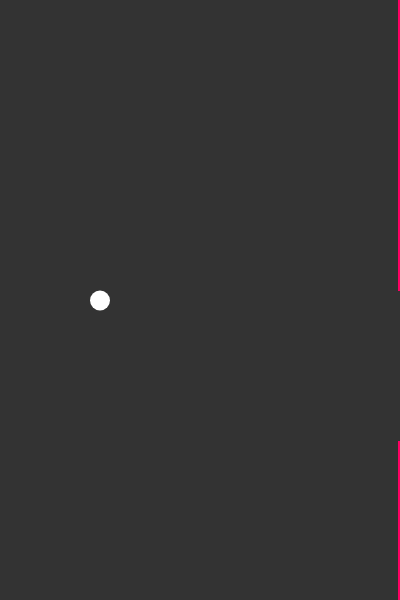
Frame 1 (no input)
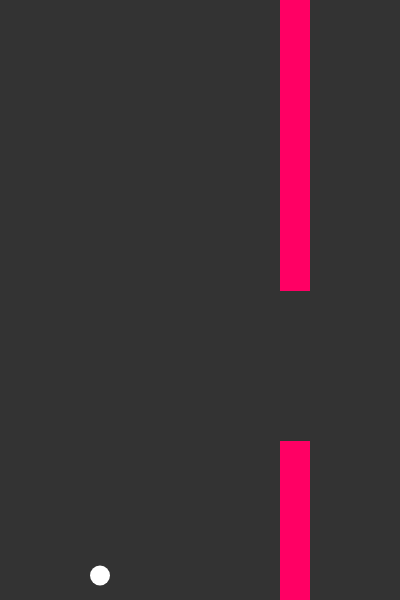
Frame 60 (no input)
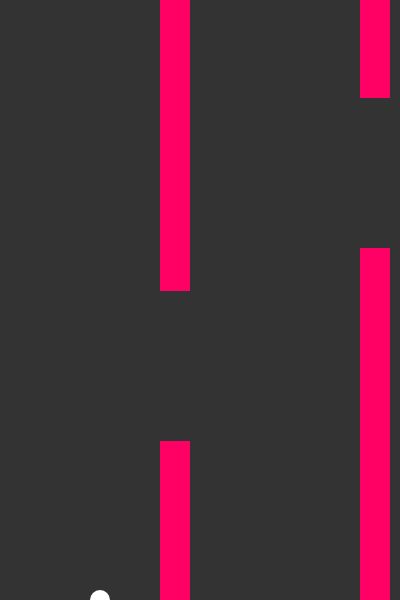
Frame 120 (the mouse pressed at the canvas centre since frame 60)

The p5.js sketch that drew these frames (run headless with seeded random() and noise() and a simulated clock; from frame 60 on, the mouse is pressed at the canvas centre):

// p5.js sketch
// ── sketch.js
var array = [];
var b;
var score = 0;

function setup() {
    createCanvas(400, 600);
    b = new Bird();
    array.push(new PipePair());
}

function draw() {
    background(51);
    for (var i = array.length - 1; i >= 0; i--) {
        array[i].update();
        array[i].show();
        evaluateStep(array[i]);
        offScreen(array[i], i);
    }
    b.update();
    b.show();
    makePipe();
}

function makePipe(){
  if (frameCount % 100 === 0) {
      array.push(new PipePair());
  }
}

function evaluateStep(bird){
  if (bird.isHitting(b) === 1) {
      background(255, 0, 0);
  } else if (bird.isHitting(b) === 2) {
      score++;
      scorePrint();
  }
}

function keyPressed() {
    if (key === ' ') {
        b.up();
    }
}

function offScreen(bird, k) {
    if (bird.isOffScreen()) {
        array.splice(k, 1);
    }
}

function scorePrint() {
    if (score % 14 === 0) {
        console.log(score / 14);
    }
}

// ── bird.js
function Bird() {
    this.x = 100;
    this.y = height / 2;
    this.gravity = 0.6;
    this.speedY = 0;
    this.lift = 15;

    this.update = function() {
        this.speedY += this.gravity;
        this.speedY *= 0.9;
        this.y += this.speedY;
        if (this.y > height) {
            this.y = height;
            this.speedY = 0;
        }
    }

    this.show = function() {
        fill(255);
        noStroke();
        ellipse(this.x, this.y, 20, 20);
    }

    this.up = function() {
        this.speedY -= this.lift;
    }
}

// ── pipepair.js
function PipePair() {
    this.x = width;
    this.width = 30;
    this.distance = 150;
    this.p1height = floor(random(20, height - 200));
    this.p2height = this.p1height + this.distance;
    this.p1y = 0;
    this.vel = 2;

    this.show = function() {
        noStroke()
        fill(255, 0, 100);
        rect(this.x, this.p1y, this.width, this.p1height);
        rect(this.x, this.p2height, this.width, height - this.p2height);
    }
    this.update = function() {
        this.x -= this.vel;
    }
    this.isOffScreen = function() {
        return this.x < 0;
    }

    this.isHitting = function(bird) {
        if (bird.x > this.x && bird.x < this.x + this.width) {
            if (bird.y < this.p1height || bird.y > this.p2height) {
                return 1;
            } else if (bird.y > this.p1height && bird.y < this.p2height) {
                return 2
            }
        }
        return 0;
    }

}
